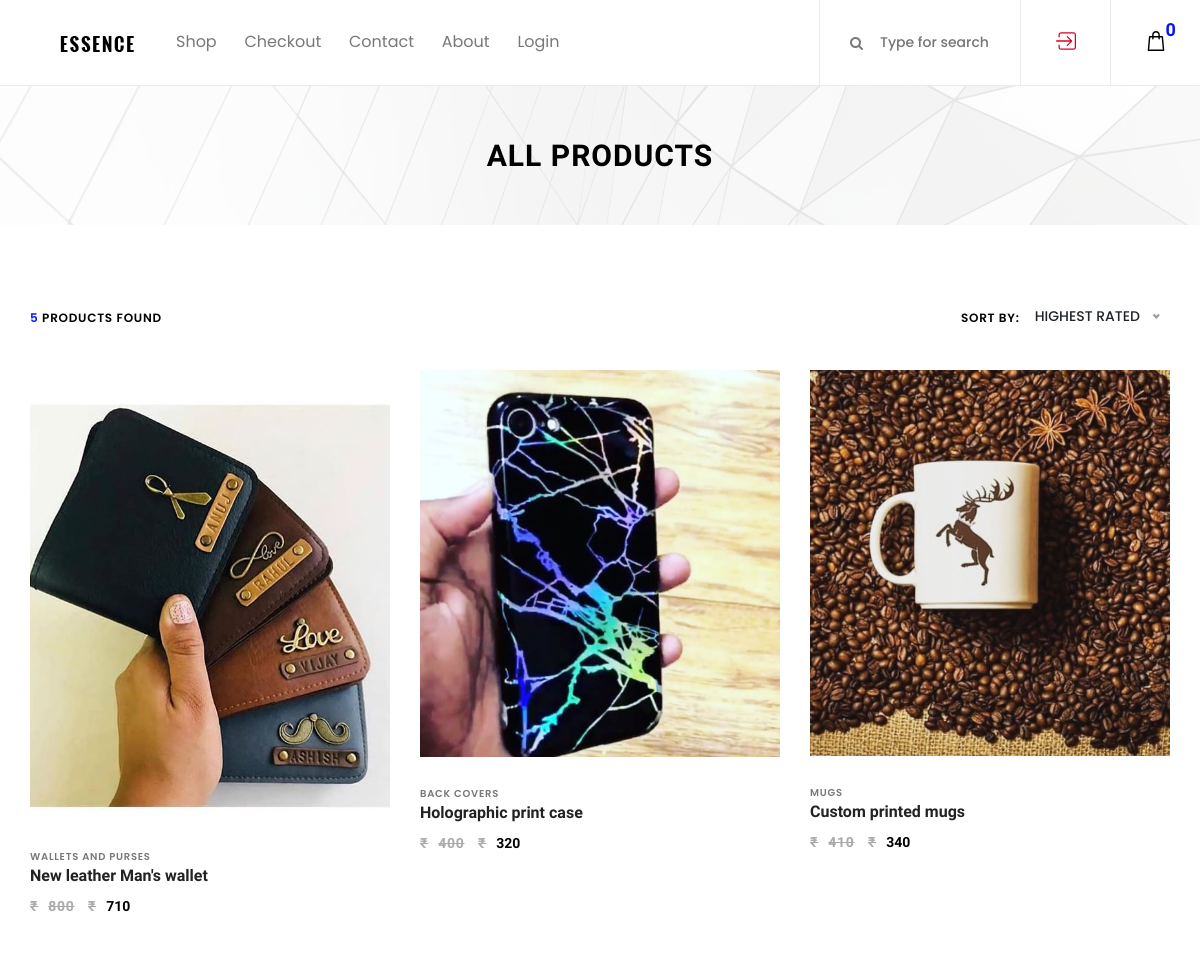
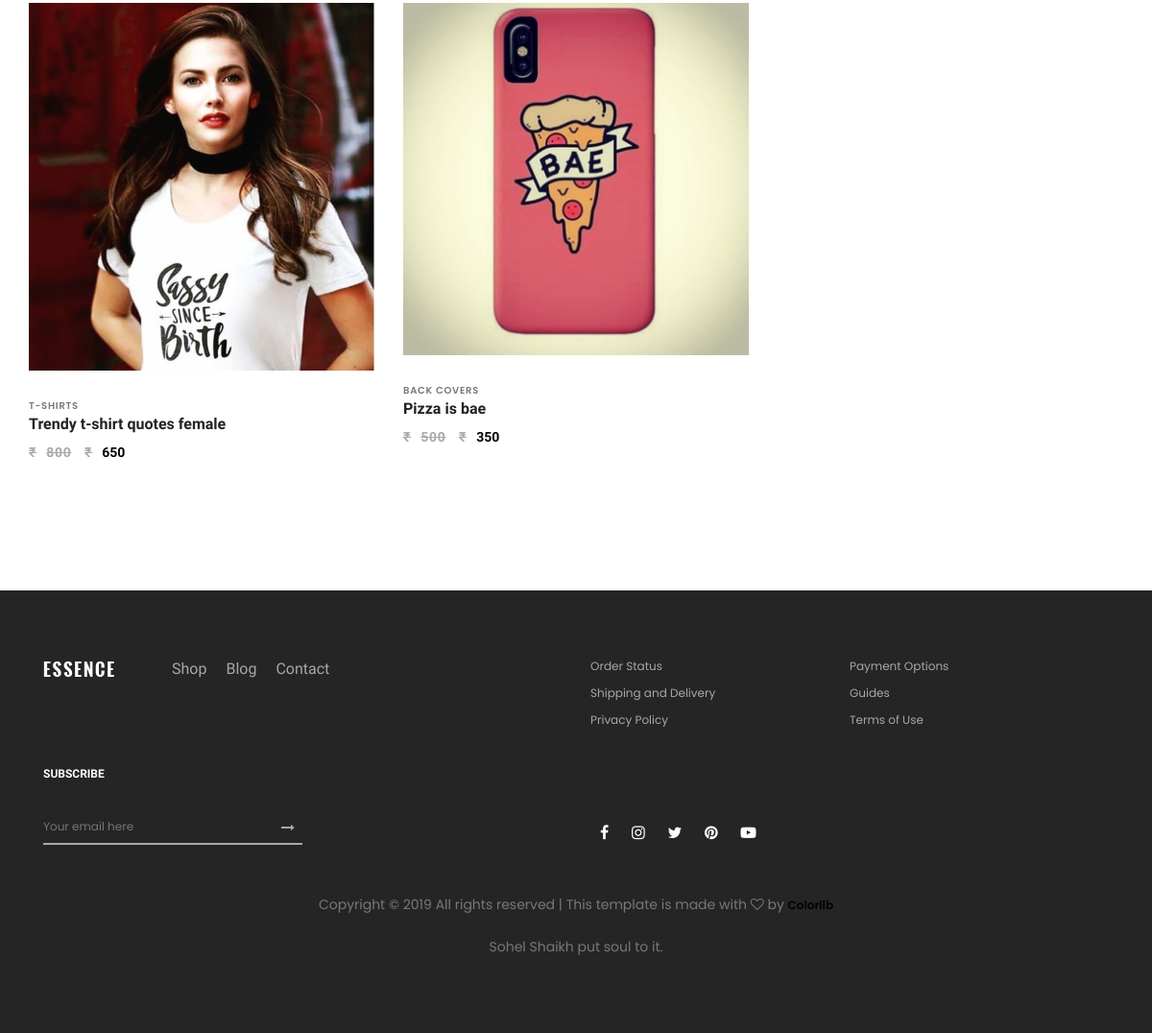
Screenshot of /products/ with the database file from the repository (2 pictures, top to bottom).
### products/models.py (models this page shows, shortened)
class Product(models.Model):
    category = models.ForeignKey(Category, on_delete=models.DO_NOTHING)
    title = models.CharField(max_length=200)
    product_code = models.CharField(max_length=20)
    description = models.TextField(blank=True)
    tags = models.TextField(blank=True)
    feature_1 = models.CharField(max_length=400, blank=True)
    feature_2 = models.CharField(max_length=400, blank=True)
    feature_3 = models.CharField(max_length=400, blank=True)
    MRP = models.IntegerField()
    actual_price = models.IntegerField()
    delivery_charge = models.IntegerField()
    Warranty_info = models.CharField(max_length=200)
    photo_main_1 = models.ImageField(upload_to='photos/%Y/%m/%d/')
    photo_main_2 = models.ImageField(upload_to='photos/%Y/%m/%d/')
    photo_one = models.ImageField(upload_to='photos/%Y/%m/%d/', blank=True)
    photo_2 = models.ImageField(upload_to='photos/%Y/%m/%d/', blank=True)
    photo_3 = models.ImageField(upload_to='photos/%Y/%m/%d/', blank=True)
    photo_4 = models.ImageField(upload_to='photos/%Y/%m/%d/', blank=True)
    is_published = models.BooleanField(default=True)
    list_date = models.DateTimeField(default=datetime.now, blank=True)

class Category(models.Model):
    category = models.CharField(max_length=100, unique=True)
    photo_main_1 = models.ImageField(upload_to='photos/%Y/%m/%d/', blank=True)
    has_img = models.BooleanField(default=False)
    class Meta:
        verbose_name_plural = "categories"
    def __str__(self):
        return self.category

### products/views.py (the view)
# urls.py: path('', views.index, name='index'),
def index(request):
    products = Product.objects.order_by('-list_date').filter(is_published=True)  #take all of them for now!
    count = len(products)   #number of products fetched
    paginator = Paginator(products, 6)
    page = request.GET.get('page')
    paged_products = paginator.get_page(page)
    context = {
        'products' : paged_products,
        'len' : count,
    }
    return render(request, 'products/products.html', context)

### accounts/context_processors.py (called while the page is built, shortened)
def cart_processor(request):
    act_user_ac = active_user()
    act_user_pr = active_user_ajax()
    if(act_user_ac != 0):
        cart_item = Cart.objects.filter(user_id=act_user_ac)
        count = cart_item.count()
        print('-'*50)
        print(count)
        print('ac gave this {}'.format(act_user_ac))
        print(cart_item)
        print('-'*50)
        context = {
            'cart_item': cart_item,
            'len_cart': count,
        }
        return context
    else:
        cart_item = Cart.objects.filter(user_id=act_user_pr)
        count = cart_item.count()
        print('-'*50)
        print(count)
        print('pr gave this {}'.format(act_user_pr))
        print(cart_item)
        print('-'*50)
        context = {
            'cart_item': cart_item,
            'len_cart': count,
        }
        return context

### accounts/views.py (called while the page is built)
def active_user():
    global active_ac
    return active_ac

### products/views.py (called while the page is built)
def active_user_ajax():
    global active_pr
    return active_pr

### templates/products/products.html (shortened to what this page needs)
{% extends 'base.html' %}
{% load static %}
{% load humanize %}
{% block content %}
    <div class="breadcumb_area bg-img" style="background-image: url({% static 'img/bg-img/breadcumb.jpg' %});">
        <div class="container h-100">
            <div class="row h-100 align-items-center">
                <div class="col-12">
                    <div class="page-title text-center">
                        <h2>all products</h2>
                    </div>
                </div>
            </div>
        </div>
    </div>
    <section class="shop_grid_area section-padding-80">
        <div class="container">
            <div class="row">
                <div class="col-12 col-md-4 col-lg-3">
                </div>
                <div class="align-items-center">
                    <div class="shop_grid_product_area">
                        <div class="row">
                            <div class="col-12">
                                <div class="product-topbar d-flex align-items-center justify-content-between">
                                    <div class="total-products">
                                        <p><span>{{len}}</span> products found</p>
                                    </div>
                                    {% if products %}
                                        <div class="product-sorting d-flex">
                                        <p>Sort by:</p>
                                        <form action="#" method="get">
                                        </form>
                                    </div>
                                    {% endif %}
                                </div>
                            </div>
                        </div>
                        <div class="row">
                            {% if products %}
                                {% for p in products %}
                                    <div class="col-12 col-sm-6 col-lg-4">
                                        <div class="single-product-wrapper">
                                            <div class="product-img">
                                                <img src="{{ p.photo_main_1.url }}" alt="">
                                            </div>
                                            <div class="product-description">
                                                <span>{{ p.category }}</span>
                                                <a href="{% url 'product' p.id %}">
                                                    <h6>{{ p.title }}</h6>
                                                </a>
                                                <p class="product-price"><span class="old-price"><span>&#8377;</span>{{ p.MRP | intcomma }}</span>
                                                     <span>&#8377;</span>{{ p.actual_price | intcomma }}</p>
                                            </div>
                                        </div>
                                    </div>
                                {% endfor %}
                            {% else %}
                                <div class="col-md-12">
                                    <p>
                                        No products available :(
                                    </p>
                                </div>
                            {% endif %}
                        </div>
                    </div>
                </div>
            </div>
        </div>
    </section>
{% endblock %}

### templates/base.html (shortened to what this page needs)
{% load static %}
<!DOCTYPE html>
<html lang="en">
<head>
  <link rel="stylesheet" href="{% static 'css/core-style.css' %}">
  <link rel="stylesheet" href="{% static 'style.css' %}">
</head>
<body>
  {% include 'partials/_header.html' %}
  {% block content %}
  {% endblock %}
  {% include 'partials/_footer.html' %}
</body>
</html>

### templates/partials/_header.html (shortened to what this page needs)
{% load static %}
<header class="header_area">
    <div class="classy-nav-container breakpoint-off d-flex align-items-center justify-content-between">
        <nav class="classy-navbar" id="essenceNav">
            <a class="nav-brand" href="{% url 'index' %}"><img src="{% static 'img/core-img/logo.png' %}" alt=""></a>
            <div class="classy-menu">
                <div class="classynav">
                    <ul>
                        <li><a href="{% url 'products' %}">Shop</a></li>
                        {% if user.is_authenticated %}
                        <li><a href="{% url 'checkout' user.id %}">Checkout</a></li>
                        {% else %}
                        <li><a href="{% url 'checkout_tologin' %}">Checkout</a></li>
                        {% endif %}
                        <li><a href="contact.html">Contact</a></li>
                        <li><a href="{% url 'about' %}">About</a></li>
                        {% if user.is_authenticated %}
                            <li><a href="{% url 'logout' %}">Logout</a></li>
                        {% else %}
                            <li><a href="{% url 'login' %}">Login</a></li>
                        {% endif %}
                    </ul>
                </div>
            </div>
        </nav>
        <div class="header-meta d-flex clearfix justify-content-end">
            <div class="search-area">
                <form action="{% url 'search' %}" method='GET'>
                    <input type="search" name="keywords" id="headerSearch" placeholder="Type for search" value="{{prev_search}}">
                    <button type="submit"><i class="fa fa-search" aria-hidden="true"></i></button>
                </form>
            </div>
            <div class="user-login-info">
            {% if user.is_authenticated %}
                <a href="{% url 'logout' %}"><img src="{% static 'img/core-img/logout.svg' %}" alt=""></a>
            {% else %}
                <a href="{% url 'login' %}"><img src="{% static 'img/core-img/login.svg' %}" alt=""></a>
            {% endif %}
            </div>
            <div class="cart-area">
                <a href="#" id="essenceCartBtn"><img src="{% static 'img/core-img/bag.svg' %}" alt=""> <span id="cart_count_outer">{{len_cart}}</span></a>
            </div>
        </div>
    </div>
</header>

### templates/partials/_rightSCA.html (shortened to what this page needs)
{% load static %}

### templates/partials/_footer.html
{% load static %}
<footer class="footer_area clearfix">
    <div class="container">
        <div class="row">
            <div class="col-12 col-md-6">
                <div class="single_widget_area d-flex mb-30">
                    <div class="footer-logo mr-50">
                        <a href="#"><img src="{% static 'img/core-img/logo2.png' %}" alt=""></a>
                    </div>
                    <div class="footer_menu">
                        <ul>
                            <li><a href="shop.html">Shop</a></li>
                            <li><a href="blog.html">Blog</a></li>
                            <li><a href="contact.html">Contact</a></li>
                        </ul>
                    </div>
                </div>
            </div>
            <div class="col-12 col-md-6">
                <div class="single_widget_area mb-30">
                    <ul class="footer_widget_menu">
                        <li><a href="#">Order Status</a></li>
                        <li><a href="#">Payment Options</a></li>
                        <li><a href="#">Shipping and Delivery</a></li>
                        <li><a href="#">Guides</a></li>
                        <li><a href="#">Privacy Policy</a></li>
                        <li><a href="#">Terms of Use</a></li>
                    </ul>
                </div>
            </div>
        </div>
        <div class="row align-items-end">
            <div class="col-12 col-md-6">
                <div class="single_widget_area">
                    <div class="footer_heading mb-30">
                        <h6>Subscribe</h6>
                    </div>
                    <div class="subscribtion_form">
                        <form action="#" method="post">
                            <input type="email" name="mail" class="mail" placeholder="Your email here">
                            <button type="submit" class="submit"><i class="fa fa-long-arrow-right" aria-hidden="true"></i></button>
                        </form>
                    </div>
                </div>
            </div>
            <div class="col-12 col-md-6">
                <div class="single_widget_area">
                    <div class="footer_social_area">
                        <a href="#" data-toggle="tooltip" data-placement="top" title="Facebook"><i class="fa fa-facebook"
                                aria-hidden="true"></i></a>
                        <a href="https://www.instagram.com/ghostownstore/" data-toggle="tooltip" data-placement="top" target="_blank" title="Instagram"><i class="fa fa-instagram"
                                aria-hidden="true"></i></a>
                        <a href="#" data-toggle="tooltip" data-placement="top" target="_blank" title="Twitter"><i class="fa fa-twitter"
                                aria-hidden="true"></i></a>
                        <a href="#" data-toggle="tooltip" data-placement="top" title="Pinterest"><i class="fa fa-pinterest"
                                aria-hidden="true"></i></a>
                        <a href="#" data-toggle="tooltip" data-placement="top" title="Youtube"><i class="fa fa-youtube-play"
                                aria-hidden="true"></i></a>
                    </div>
                </div>
            </div>
        </div>
        <div class="row mt-5">
            <div class="col-md-12 text-center">
                <p>
                    Copyright &copy;
                    <script>document.write(new Date().getFullYear());</script> All rights reserved | This template is
                    made with <i class="fa fa-heart-o" aria-hidden="true"></i> by <a href="https://colorlib.com" target="_blank">Colorlib</a>
                </p>
                <p>
                    Sohel Shaikh put soul to it.
                </p>
            </div>
        </div>
    </div>
</footer>

### rows the page displays
Product: photo_main_1 (picture), category "WALLETS AND PURSES", title "New leather Man's wallet", MRP "800", actual_price "710"
Product: photo_main_1 (picture), category "BACK COVERS", title "Holographic print case", MRP "400", actual_price "320"
Product: photo_main_1 (picture), category "MUGS", title "Custom printed mugs", MRP "410", actual_price "340"
Product: photo_main_1 (picture), category "T-SHIRTS", title "Trendy t-shirt quotes female", MRP "800", actual_price "650"
Product: photo_main_1 (picture), category "BACK COVERS", title "Pizza is bae", MRP "500", actual_price "350"

### other values shown
{{ len_cart }} "0"
{{ len }} "5"
